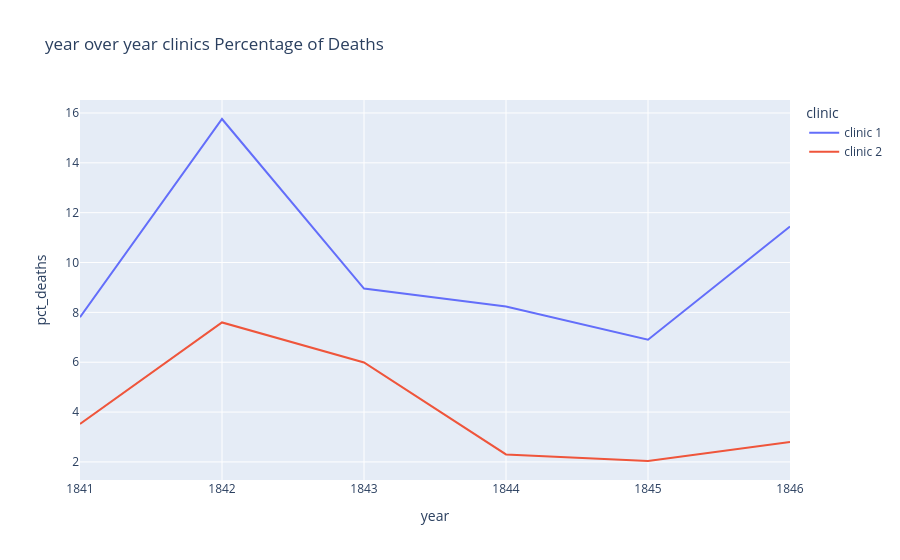

The code cell stored with this chart in its notebook:
### Code cell
line = px.line(
    data_frame= df_yearly,
    y= "pct_deaths",
    x= "year", 
    color= 'clinic',
    title= "year over year clinics Percentage of Deaths"
)
line.show()

### Figure 1 — Plotly figure (JSON) as saved in the notebook; plotly's stock layout.template omitted (floating-point values rounded to 4 significant figures)
{"data": [{"hovertemplate": "clinic=clinic 1<br>year=%{x}<br>pct_deaths=%{y}<extra></extra>", "legendgroup": "clinic 1", "line": {"color": "#636efa", "dash": "solid"}, "marker": {"symbol": "circle"}, "mode": "lines", "name": "clinic 1", "orientation": "v", "showlegend": true, "type": "scatter", "x": [1841, 1842, 1843, 1844, 1845, 1846], "xaxis": "x", "y": [7.806, 15.76, 8.954, 8.236, 6.901, 11.45], "yaxis": "y"}, {"hovertemplate": "clinic=clinic 2<br>year=%{x}<br>pct_deaths=%{y}<extra></extra>", "legendgroup": "clinic 2", "line": {"color": "#EF553B", "dash": "solid"}, "marker": {"symbol": "circle"}, "mode": "lines", "name": "clinic 2", "orientation": "v", "showlegend": true, "type": "scatter", "x": [1841, 1842, 1843, 1844, 1845, 1846], "xaxis": "x", "y": [3.522, 7.597, 5.988, 2.3, 2.036, 2.797], "yaxis": "y"}], "layout": {"legend": {"title": {"text": "clinic"}, "tracegroupgap": 0}, "title": {"text": "year over year clinics Percentage of Deaths"}, "xaxis": {"anchor": "y", "domain": [0, 1], "title": {"text": "year"}}, "yaxis": {"anchor": "x", "domain": [0, 1], "title": {"text": "pct_deaths"}}}}
